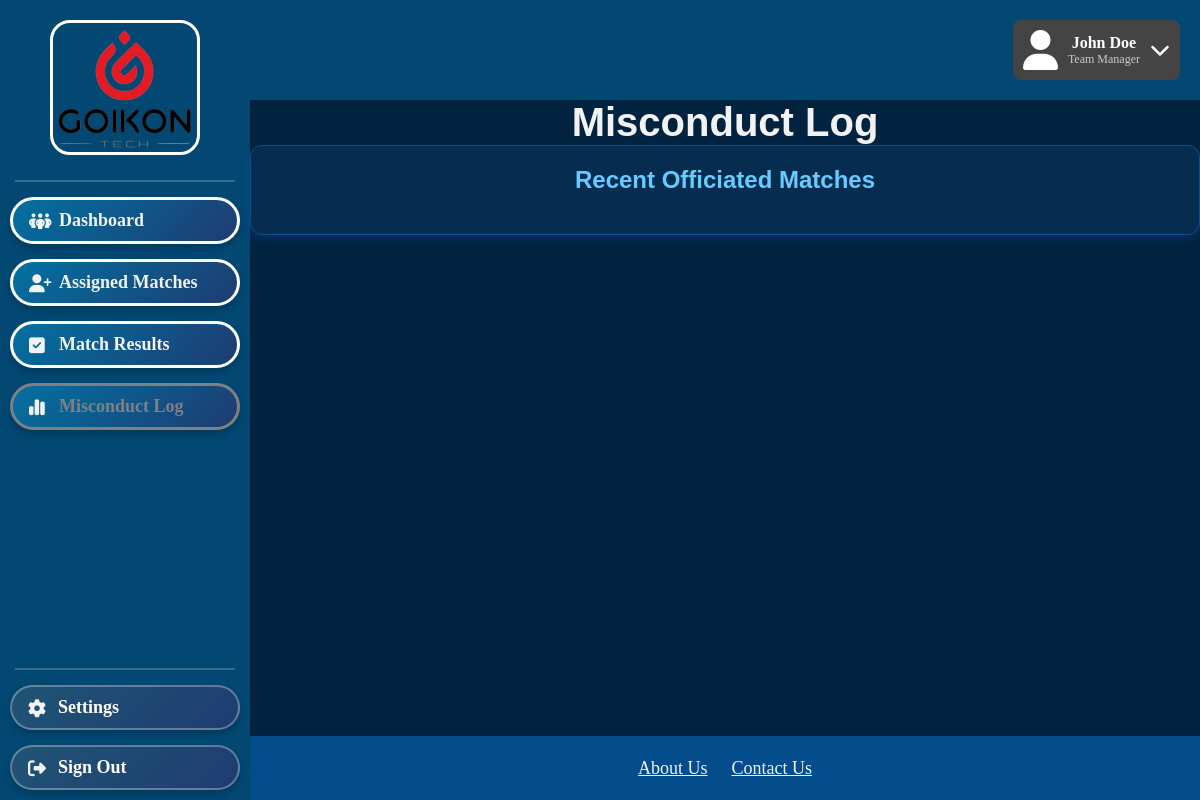
Page /refereePages/MisconductLog.php on the earlier database version.
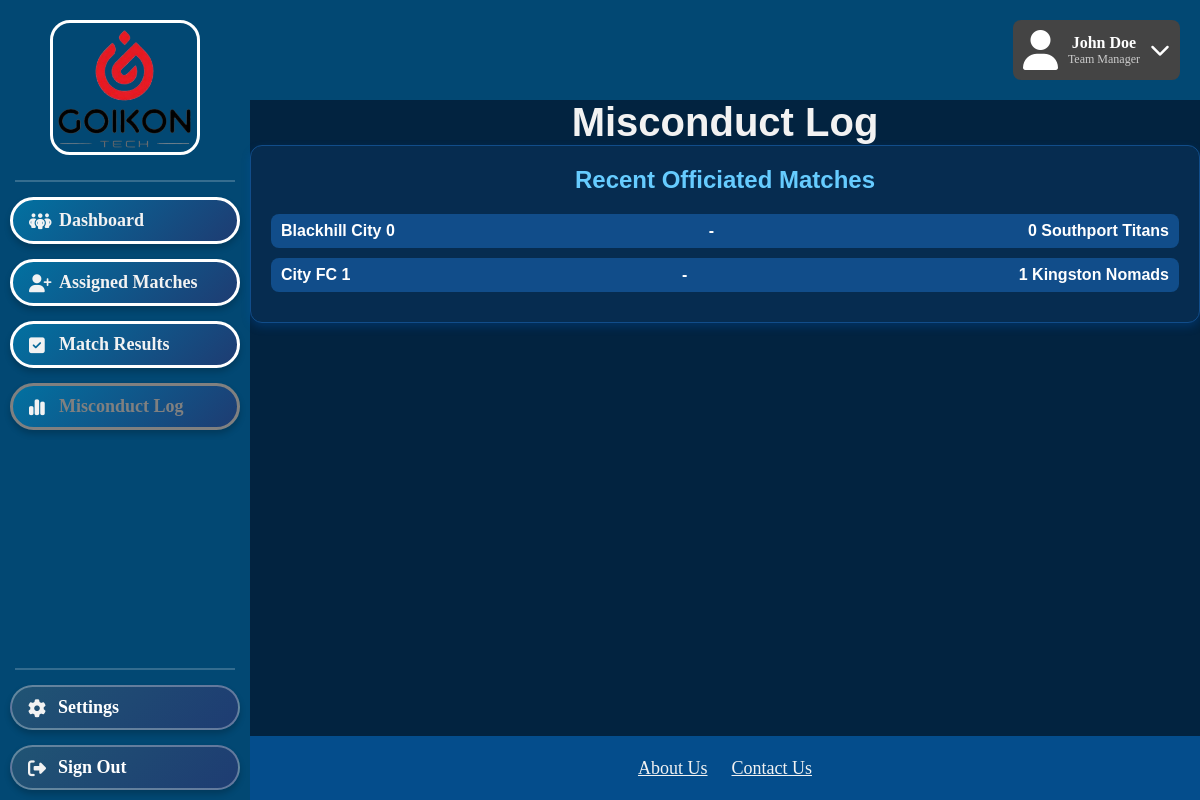
Same page on the later database version.
### tables this page shows
CREATE TABLE "League_Match" (
	"LeagueMatchID"	INTEGER,
	"LeagueID"	INTEGER NOT NULL,
	"HomeTeamID"	INTEGER NOT NULL,
	"AwayTeamID"	INTEGER NOT NULL,
	"MatchDate"	DATETIME NOT NULL,
	"FieldID"	INTEGER NOT NULL,
	"Status"	TEXT NOT NULL,
	"HomeGoals"	INTEGER NOT NULL DEFAULT 0,
	"AwayGoals"	INTEGER NOT NULL DEFAULT 0,
	PRIMARY KEY("LeagueMatchID" AUTOINCREMENT),
	FOREIGN KEY("AwayTeamID") REFERENCES "Team"("TeamID") ON DELETE CASCADE ON UPDATE CASCADE,
	FOREIGN KEY("FieldID") REFERENCES "Field"("FieldID") ON DELETE CASCADE ON UPDATE CASCADE,
	FOREIGN KEY("HomeTeamID") REFERENCES "Team"("TeamID") ON DELETE CASCADE ON UPDATE CASCADE,
	FOREIGN KEY("LeagueID") REFERENCES "League"("LeagueID") ON DELETE CASCADE ON UPDATE CASCADE
);

### refereePages/MisconductLog.php (the view, shortened to what this page needs)
<!DOCTYPE html>
<html>
    <link rel="stylesheet" href="../styles.css">
    <div class="header">
        <div class="profile-box">
            <i class="fa fa-user"></i>
            <div>
                <div class="name">John Doe</div>
                <div class="role">Team Manager</div>
            </div>
            <i class="fa fa-chevron-down dropdown-icon"></i>
        </div>
    </div>
    <div class="sidebar">
        <img src="../GoikonLogoFinal.png" alt="Goikon Logo" class = "goikon-logo">
        <div class="sidebar-separator"></div>
        <div class="sidebar-button">
            <a href="RefereeDashboard.php">
                <i class="fa-solid fa-people-group"></i>Dashboard
            </a>
        </div>
        <div class="sidebar-button">
            <a href="AssignedMatches.php">
                <i class="fa-solid fa-user-plus"></i>Assigned Matches
            </a>
        </div>
        <div class="sidebar-button">
            <a href="MatchResults.php">
                <i class="fa-solid fa-square-check"></i>Match Results
            </a>
        </div>
        <div class="sidebar-button" class="stayOnPageLink">
            <a href="MisconductLog.php">
                <i class="fa-solid fa-chart-simple"></i>Misconduct Log
            </a>
        </div>
        <div class="sidebar-toolbox-container">
            <div class="sidebar-separator"></div>
            <div class="sidebar-toolbox-button">
                <a href="../Homepages/SettingsPersonal.html">
                    <i class="fa-solid fa-gear"></i>Settings
                </a>
            </div>
            <div class="sidebar-toolbox-button">
                <a href="../Create Account and Login/Login.php">
                    <i class="fa-solid fa-right-from-bracket"></i></i>Sign Out
                </a>
            </div>
        </div>
    </div>
    <div class="footer">
        <a href="../Homepages/AboutUs.html">About Us</a>
        <a href="../Homepages/ContactUs.html">Contact Us</a>
    </div>
   <div class="main-content">
       <h1><b>Misconduct Log</b></h1>
       <?php
        require_once __DIR__ . '/../Include/db.php';
        try {
            $dbInstance = new Database();
            $conn = $dbInstance->getConnection();
        } catch (Exception $e) {
            die("Error: " . $e->getMessage());
        }
        ?>
        <div class="card">
            <h2>Recent Officiated Matches</h2>
            <?php
            $officiatedQuery = "
                SELECT lm.LeagueMatchID, hm.TeamName AS HomeTeam, am.TeamName AS AwayTeam,
                    lm.MatchDate, lm.HomeGoals, lm.AwayGoals
                FROM Referee_Booking rb
                JOIN League_Match lm ON rb.LeagueMatchID = lm.LeagueMatchID
                JOIN Team hm ON lm.HomeTeamID = hm.TeamID
                JOIN Team am ON lm.AwayTeamID = am.TeamID
                WHERE rb.RefereeID = 3
                AND lm.Status = 'Completed'
                ORDER BY lm.MatchDate DESC
                LIMIT 5
            ";
            $officiatedResults = $conn->query($officiatedQuery);
            while ($row = $officiatedResults->fetchArray(SQLITE3_ASSOC)) {
                $homeTeam = htmlspecialchars($row['HomeTeam']);
                $awayTeam = htmlspecialchars($row['AwayTeam']);
                $homeGoals = intval($row['HomeGoals']);
                $awayGoals = intval($row['AwayGoals']);
                $winnerHome = $homeGoals > $awayGoals ? 'winner' : '';
                $winnerAway = $awayGoals > $homeGoals ? 'winner' : '';
                echo "<div class='result'>
                        <span class='$winnerHome'>{$homeTeam} {$homeGoals}</span>
                        <span>-</span>
                        <span class='$winnerAway'>{$awayGoals} {$awayTeam}</span>
                    </div>";
            }
            ?>
        </div>
   </div>
</html>

### styles.css (style rules this page uses)
.header { position: fixed; display: flex; align-items: center; justify-content: center; top: 0; left: 0; width: calc(100% - 250px); height: 100px; left: 250px; background-color: #024873; color: white; text-align: center; z-index: 10000000023; }
.profile-box { position: absolute; top: 20px; right: 20px; background-color: #444; padding: 10px; border-radius: 8px; display: flex; align-items: center; color: white; max-width: 300px; }
.profile-box .fa-user { font-size: 40px; margin-right: 10px; }
.profile-box .name { font-weight: bold; white-space: nowrap; overflow: hidden; text-overflow: ellipsis; }
.profile-box .role { font-size: 12px; color: #ccc; white-space: nowrap; overflow: hidden; text-overflow: ellipsis; }
.profile-box .dropdown-icon { margin-left: 10px; cursor: pointer; font-size: 20px; }
.goikon-logo { position: absolute; top: 20px; left: 50px; width: 150px; height: auto; z-index: 10000; border: 3px solid white; border-radius: 20px; }
.sidebar { position: fixed; top: 0; left: 0; width: 250px; height: 100%; background-color: #024873; display: flex; flex-direction: column; align-items: center; padding-top: 180px; gap: 15px; }
.sidebar-button { background: none; padding: 0; }
.sidebar-button a { display: block; background: linear-gradient(135deg, #0271A1, #1e3c72); color: #F2F2F2; cursor: pointer; text-align: left; text-indent: 8px; font-weight: bold; text-decoration: none; font-size: 18px; width: 230px; padding: 10px 0; display: block; border: 3px solid white; border-radius: 50px; transition: all 0.3s ease-in-out; box-shadow: 0 4px 6px rgba(0, 0, 0, 0.2); }
.sidebar-button a.active { color: grey; border-color: grey; }
.sidebar i { color: #f2f2f2; font-size: 18px; vertical-align: middle; margin-right: 20px; width: 1em; }
.sidebar-toolbox-container { position: fixed; display: flex; flex-direction: column; align-items: center; gap: 15px; width: 250px; bottom: 10px; left: 0; }
.sidebar-toolbox-button { position: relative; display: flex; background: none; padding: 0; }
.sidebar-toolbox-button a { cursor: pointer; text-align: left; text-indent: 8px; background: linear-gradient(135deg, #205474, #1e3c72); color: white; font-weight: bold; text-decoration: none; font-size: 18px; width: 230px; padding: 10px 0; border-radius: 30px; backdrop-filter: blur(10px); border: 2px solid rgba(255, 255, 255, 0.3); transition: all 0.3s ease-in-out; box-shadow: 0 4px 6px rgba(0, 0, 0, 0.2); }
.sidebar-separator { height: 2px; background-color: rgba(255, 255, 255, 0.2); margin: 0px; width: calc(100% - 30px); margin-left: 15px; margin-right: 15px; }
.footer { position: fixed; left: 250px; width: calc(100vw - 250px); bottom: 0; background-color: #044D8C; text-align: center; padding: 20px; z-index: -1000; }
.footer a { color: #F2F2F2; font-size: 18px; line-height: 24px; margin: 10px; }
.main-content { position: fixed; align-content: left; top: 100px; left: 250px; width: calc(100vw - 250px); height: calc(100vh - 164px); background-color: #022340; z-index: 1000001; font-family:Verdana, Tahoma, sans-serif; }
.main-content h1 { text-align: center; font-size: 40px; color: #F2F2F2; cursor: pointer; }
* { margin: 0; padding: 0; box-sizing: border-box; }

### refereePages/MisconductLog.php (style rules this page uses)
.card { background-color: #062c50; color: white; border: 1px solid #114d8a; border-radius: 12px; padding: 20px; box-shadow: 0 4px 8px rgba(0, 86, 179, 0.3); }
.card h2 { text-align: center; color: #66ccff; margin-bottom: 20px; }
.result { display: flex; justify-content: space-between; align-items: center; margin-bottom: 10px; background: #114d8a; padding: 8px 10px; border-radius: 8px; }
.result span { font-size: 16px; font-weight: bold; }

Differences in the rows shown:
added league_match: homeTeam "Blackhill City", HomeGoals "0", AwayGoals "0", awayTeam "Southport Titans"
now on this page (row edited): league_match: homeTeam "City FC", HomeGoals "1", AwayGoals "1", awayTeam "Kingston Nomads"
